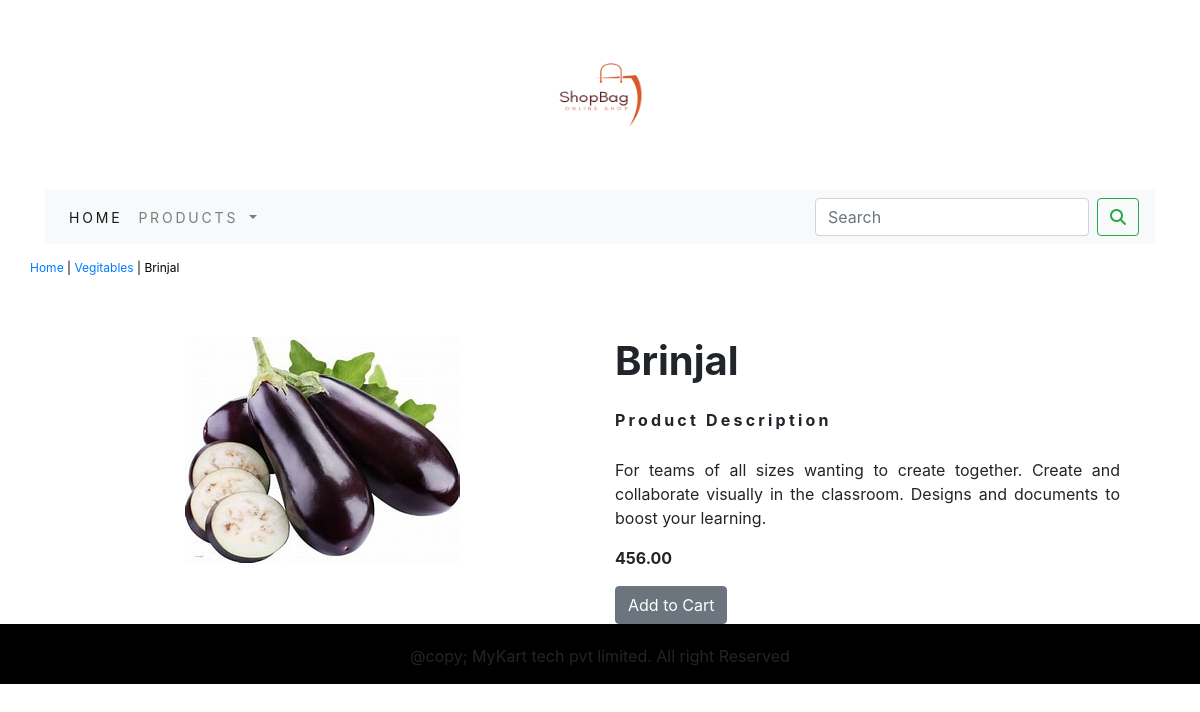
Screenshot of /shop/vegitables/brinjal/ with the database file from the repository.
### kartApp/models.py (models this page shows, shortened)
class Product(models.Model):
    name=models.CharField(max_length=250,unique=True)
    slug=models.SlugField(max_length=250,unique=True)
    description=models.TextField(blank=True)
    price=models.DecimalField(max_digits=10,decimal_places=2)
    category=models.ForeignKey(Category,on_delete=models.CASCADE)
    image=models.ImageField(upload_to='product',blank=True)
    stock=models.IntegerField()
    available=models.BooleanField(default=True)
    created=models.DateTimeField(auto_now_add=True)
    updated=models.DateTimeField(auto_now=True)
    class Meta:
        ordering=('name',)
        verbose_name='product'
        verbose_name_plural='products'

class Category(models.Model):
    name=models.CharField(max_length=250,unique=True)
    slug=models.SlugField(max_length=250,unique=True) #dynamically creates the url (what u type in mame)
    description=models.TextField(blank=True)
    image=models.ImageField(upload_to='category',blank=True)
    class Meta:
        ordering=('name',)
        verbose_name='category' # human readable
        verbose_name_plural='categories'
    def get_url(self):
        return reverse('kartApp:products_by_category',args=[self.slug])
    def __str__(self):
        return '{}' .format(self.name)

### kartApp/views.py (the view)
# urls.py: path('<slug:c_slug>/<slug:product_slug>/', views.prodetail, name="product_cat_detail")
def prodetail(request,c_slug,product_slug):
   try:
      product=Product.objects.get(category__slug=c_slug,slug=product_slug)
   except Exception as e:
      raise e
   return render(request,'product.html',{'product':product})

### cart/context_processors.py (called while the page is built)
def counter(request):
    item_count=0
    if 'admin' in request.path:
        return {}
    else:
        try:
            cart=Cart.objects.filter(cart_id=_cart_id(request))
            cart_items=CartItem.objects.all().filter(cart=cart[:1])
            for cart_item in cart_items:
                item_count += cart_item.quantity
        except Cart.DoesNotExist:
            item_count=0
    return dict(item_count=item_count)

### cart/views.py (called while the page is built)
def _cart_id(request):
    cart=request.session.session_key
    if not cart:
        cart=request.session.create()
    return cart

### kartApp/context_processors.py (called while the page is built)
def menu_links(request):
    links=Category.objects.all()
    return dict(links=links)

### templates/product.html (shortened to what this page needs)
{% extends 'base.html' %}
{% load static %}
{% block content %}
<div class="row prod_row">
  <div class="mx_auto">
    <p><a href="{% url 'kartApp:allProdCat' %}">Home</a> | <a href="{{product.category.get_url}}">{{product.category}}</a> | {{product.name}}</p>
  </div>
</div>
<br>
<div class="container">
<div class="row">
  <div class="col-md-6 col-sm-6 col-lg-6 text-center">
    <div style="min-width:18rem;">
      <img src="{{product.image.url}}" alt="{{product.name}}">
    </div>
  </div>
    <div class="col-md-6 col-sm-6 col-lg-6">
      <h1><b>{{product.name}}</b></h1>
      <p class="prod_title"><b>Product Description</b></p>
      <p class="text-justify prod_desc">{{product.description}}</p>
      <p><b>{{product.price}}</b></p>
      {% if product.stock <= 0 %}
      <p class="text-justify prod_desc"><b>Out of stock</b></p>
      {% else %}
      <a class="btn btn-secondary" href="{% url 'cart:add_cart' product.id %}">Add to Cart</a>
      {% endif %}
    </div>
</div>
</div>
{% endblock %}

### static/css/custom.css (style rules this page uses)
.prod_row { padding-top: 15px; padding-bottom:20px; }
.prod_row .mx_auto { color:#000; font-size:12px; text-decoration:none; }
.prod_title { font-size:16px; text_transform:uppercase; letter-spacing:.2em; padding-top:15px; padding-bottom:10px; }
.prod_desc { padding-right:20px; }

### rows the page displays
Product: category "Vegitables", name "Brinjal", image (picture), description "For teams of all sizes wanting to create together. Create and collaborate visually in the classroom. Designs and documents to boost your learning.", price "456.00"
